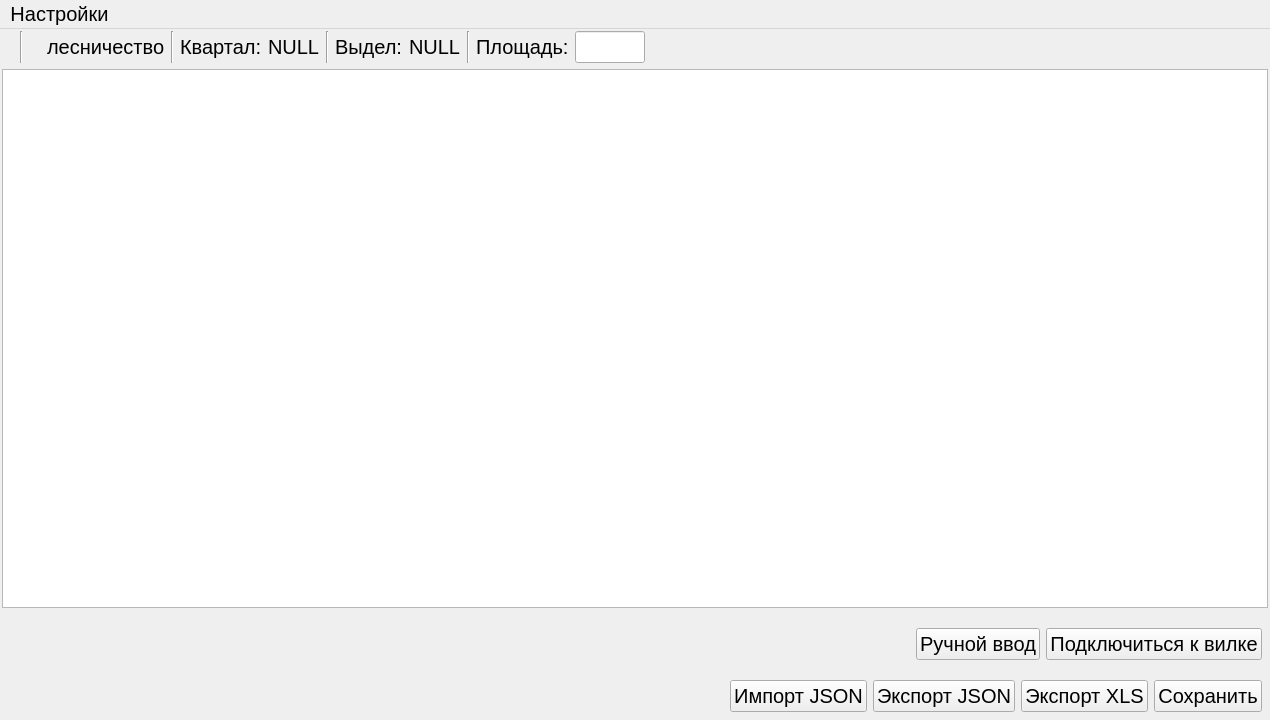
<?xml version="1.0" encoding="UTF-8"?>
<ui version="4.0">
 <class>MainWindow</class>
 <widget class="QMainWindow" name="MainWindow">
  <property name="geometry">
   <rect>
    <x>0</x>
    <y>0</y>
    <width>1270</width>
    <height>720</height>
   </rect>
  </property>
  <property name="font">
   <font>
    <pointsize>15</pointsize>
   </font>
  </property>
  <property name="windowTitle">
   <string>ПО &quot;Пробы&quot;. Перечёт деревьев</string>
  </property>
  <property name="styleSheet">
   <string notr="true"/>
  </property>
  <widget class="QWidget" name="centralwidget">
   <layout class="QVBoxLayout" name="verticalLayout">
    <property name="leftMargin">
     <number>2</number>
    </property>
    <property name="topMargin">
     <number>2</number>
    </property>
    <property name="rightMargin">
     <number>2</number>
    </property>
    <property name="bottomMargin">
     <number>2</number>
    </property>
    <item>
     <layout class="QHBoxLayout" name="horizontalLayout_4">
      <item>
       <widget class="QLabel" name="label_4">
        <property name="text">
         <string/>
        </property>
       </widget>
      </item>
      <item>
       <widget class="Line" name="line">
        <property name="orientation">
         <enum>Qt::Vertical</enum>
        </property>
       </widget>
      </item>
      <item>
       <widget class="QLabel" name="label_6">
        <property name="text">
         <string/>
        </property>
       </widget>
      </item>
      <item>
       <widget class="QLabel" name="label_3">
        <property name="text">
         <string>лесничество</string>
        </property>
       </widget>
      </item>
      <item>
       <widget class="Line" name="line_2">
        <property name="orientation">
         <enum>Qt::Vertical</enum>
        </property>
       </widget>
      </item>
      <item>
       <widget class="QLabel" name="label">
        <property name="text">
         <string>Квартал:</string>
        </property>
       </widget>
      </item>
      <item>
       <widget class="QLabel" name="label_7">
        <property name="text">
         <string>NULL</string>
        </property>
       </widget>
      </item>
      <item>
       <widget class="Line" name="line_4">
        <property name="orientation">
         <enum>Qt::Vertical</enum>
        </property>
       </widget>
      </item>
      <item>
       <widget class="QLabel" name="label_2">
        <property name="text">
         <string>Выдел:</string>
        </property>
       </widget>
      </item>
      <item>
       <widget class="QLabel" name="label_8">
        <property name="text">
         <string>NULL</string>
        </property>
       </widget>
      </item>
      <item>
       <widget class="Line" name="line_5">
        <property name="orientation">
         <enum>Qt::Vertical</enum>
        </property>
       </widget>
      </item>
      <item>
       <widget class="QLabel" name="label_9">
        <property name="text">
         <string>Площадь:</string>
        </property>
       </widget>
      </item>
      <item>
       <widget class="QLineEdit" name="lineEdit">
        <property name="maximumSize">
         <size>
          <width>70</width>
          <height>16777215</height>
         </size>
        </property>
        <property name="focusPolicy">
         <enum>Qt::WheelFocus</enum>
        </property>
        <property name="inputMask">
         <string/>
        </property>
        <property name="text">
         <string/>
        </property>
        <property name="placeholderText">
         <string/>
        </property>
       </widget>
      </item>
      <item>
       <spacer name="horizontalSpacer_3">
        <property name="orientation">
         <enum>Qt::Horizontal</enum>
        </property>
        <property name="sizeHint" stdset="0">
         <size>
          <width>40</width>
          <height>20</height>
         </size>
        </property>
       </spacer>
      </item>
     </layout>
    </item>
    <item>
     <widget class="QTableWidget" name="tableWidget">
      <property name="font">
       <font>
        <pointsize>14</pointsize>
       </font>
      </property>
      <property name="horizontalScrollBarPolicy">
       <enum>Qt::ScrollBarAsNeeded</enum>
      </property>
      <attribute name="horizontalHeaderVisible">
       <bool>false</bool>
      </attribute>
      <attribute name="horizontalHeaderDefaultSectionSize">
       <number>25</number>
      </attribute>
      <attribute name="horizontalHeaderMinimumSectionSize">
       <number>20</number>
      </attribute>
      <attribute name="verticalHeaderVisible">
       <bool>true</bool>
      </attribute>
      <attribute name="verticalHeaderDefaultSectionSize">
       <number>15</number>
      </attribute>
      <attribute name="verticalHeaderMinimumSectionSize">
       <number>15</number>
      </attribute>
     </widget>
    </item>
    <item>
     <layout class="QHBoxLayout" name="horizontalLayout_3">
      <property name="rightMargin">
       <number>6</number>
      </property>
      <item>
       <layout class="QHBoxLayout" name="horizontalLayout_2">
        <property name="leftMargin">
         <number>6</number>
        </property>
        <item>
         <widget class="QPushButton" name="pushButton_5">
          <property name="minimumSize">
           <size>
            <width>60</width>
            <height>60</height>
           </size>
          </property>
          <property name="maximumSize">
           <size>
            <width>60</width>
            <height>60</height>
           </size>
          </property>
          <property name="styleSheet">
           <string notr="true"/>
          </property>
          <property name="text">
           <string/>
          </property>
          <property name="default">
           <bool>false</bool>
          </property>
          <property name="flat">
           <bool>true</bool>
          </property>
         </widget>
        </item>
        <item>
         <widget class="QPushButton" name="pushButton_4">
          <property name="minimumSize">
           <size>
            <width>60</width>
            <height>60</height>
           </size>
          </property>
          <property name="maximumSize">
           <size>
            <width>60</width>
            <height>60</height>
           </size>
          </property>
          <property name="text">
           <string/>
          </property>
          <property name="autoDefault">
           <bool>false</bool>
          </property>
          <property name="default">
           <bool>false</bool>
          </property>
          <property name="flat">
           <bool>true</bool>
          </property>
         </widget>
        </item>
       </layout>
      </item>
      <item>
       <spacer name="horizontalSpacer_2">
        <property name="orientation">
         <enum>Qt::Horizontal</enum>
        </property>
        <property name="sizeHint" stdset="0">
         <size>
          <width>40</width>
          <height>20</height>
         </size>
        </property>
       </spacer>
      </item>
      <item alignment="Qt::AlignLeft">
       <widget class="QPushButton" name="pushButton_3">
        <property name="text">
         <string>Ручной ввод</string>
        </property>
       </widget>
      </item>
      <item alignment="Qt::AlignRight">
       <widget class="QPushButton" name="pushButton_2">
        <property name="text">
         <string>Подключиться к вилке</string>
        </property>
       </widget>
      </item>
     </layout>
    </item>
    <item>
     <layout class="QHBoxLayout" name="horizontalLayout">
      <property name="rightMargin">
       <number>6</number>
      </property>
      <property name="bottomMargin">
       <number>6</number>
      </property>
      <item>
       <spacer name="horizontalSpacer">
        <property name="orientation">
         <enum>Qt::Horizontal</enum>
        </property>
        <property name="sizeHint" stdset="0">
         <size>
          <width>40</width>
          <height>20</height>
         </size>
        </property>
       </spacer>
      </item>
      <item>
       <widget class="QPushButton" name="pushButton_7">
        <property name="text">
         <string>Импорт JSON</string>
        </property>
       </widget>
      </item>
      <item>
       <widget class="QPushButton" name="pushButton_6">
        <property name="text">
         <string>Экспорт JSON</string>
        </property>
       </widget>
      </item>
      <item>
       <widget class="QPushButton" name="pushButton_8">
        <property name="text">
         <string>Экспорт XLS</string>
        </property>
       </widget>
      </item>
      <item alignment="Qt::AlignRight">
       <widget class="QPushButton" name="pushButton">
        <property name="text">
         <string>Сохранить</string>
        </property>
       </widget>
      </item>
     </layout>
    </item>
   </layout>
  </widget>
  <widget class="QMenuBar" name="menubar">
   <property name="geometry">
    <rect>
     <x>0</x>
     <y>0</y>
     <width>1270</width>
     <height>34</height>
    </rect>
   </property>
   <property name="sizePolicy">
    <sizepolicy hsizetype="Preferred" vsizetype="Minimum">
     <horstretch>0</horstretch>
     <verstretch>0</verstretch>
    </sizepolicy>
   </property>
   <property name="font">
    <font>
     <pointsize>15</pointsize>
     <weight>50</weight>
     <bold>false</bold>
    </font>
   </property>
   <property name="defaultUp">
    <bool>false</bool>
   </property>
   <widget class="QMenu" name="menu">
    <property name="geometry">
     <rect>
      <x>281</x>
      <y>197</y>
      <width>274</width>
      <height>134</height>
     </rect>
    </property>
    <property name="minimumSize">
     <size>
      <width>0</width>
      <height>0</height>
     </size>
    </property>
    <property name="font">
     <font>
      <pointsize>15</pointsize>
     </font>
    </property>
    <property name="title">
     <string>Настройки</string>
    </property>
    <addaction name="action"/>
    <addaction name="action_2"/>
   </widget>
   <addaction name="menu"/>
  </widget>
  <action name="action">
   <property name="text">
    <string>Используемые породы</string>
   </property>
   <property name="font">
    <font>
     <pointsize>15</pointsize>
    </font>
   </property>
  </action>
  <action name="action_2">
   <property name="text">
    <string>Мерная вилка</string>
   </property>
   <property name="font">
    <font>
     <pointsize>15</pointsize>
    </font>
   </property>
  </action>
 </widget>
 <resources/>
 <connections/>
</ui>
